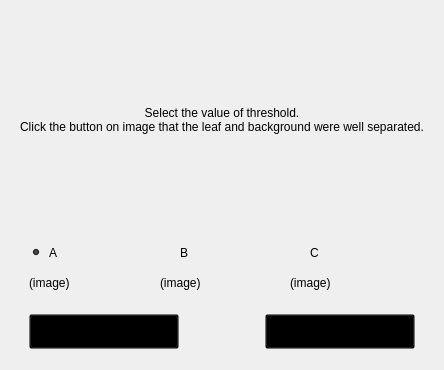
     <widget class="QWidget" name="page_3">
      <property name="font">
       <font>
        <pointsize>16</pointsize>
        <kerning>false</kerning>
       </font>
      </property>
      <layout class="QVBoxLayout" name="verticalLayout_8">
       <item>
        <widget class="QFrame" name="verticalFrame">
         <property name="font">
          <font>
           <pointsize>9</pointsize>
           <kerning>true</kerning>
          </font>
         </property>
         <property name="contextMenuPolicy">
          <enum>Qt::ContextMenuPolicy::CustomContextMenu</enum>
         </property>
         <property name="styleSheet">
          <string notr="true">background: transparent;</string>
         </property>
         <layout class="QGridLayout" name="gridLayout_3">
          <item row="0" column="0">
           <widget class="QLabel" name="info_label_3">
            <property name="minimumSize">
             <size>
              <width>0</width>
              <height>200</height>
             </size>
            </property>
            <property name="maximumSize">
             <size>
              <width>16777215</width>
              <height>200</height>
             </size>
            </property>
            <property name="contextMenuPolicy">
             <enum>Qt::ContextMenuPolicy::NoContextMenu</enum>
            </property>
            <property name="text">
             <string>
Select the value of threshold.
Click the button on image that the leaf and background were well separated.
</string>
            </property>
            <property name="alignment">
             <set>Qt::AlignmentFlag::AlignCenter</set>
            </property>
           </widget>
          </item>
          <item row="2" column="0">
           <widget class="QFrame" name="horizontalFrame_5">
            <property name="minimumSize">
             <size>
              <width>0</width>
              <height>45</height>
             </size>
            </property>
            <property name="maximumSize">
             <size>
              <width>16777215</width>
              <height>45</height>
             </size>
            </property>
            <layout class="QHBoxLayout" name="horizontalLayout_12">
             <item alignment="Qt::AlignmentFlag::AlignLeft">
              <widget class="QPushButton" name="Back_button_3">
               <property name="minimumSize">
                <size>
                 <width>150</width>
                 <height>35</height>
                </size>
               </property>
               <property name="maximumSize">
                <size>
                 <width>150</width>
                 <height>35</height>
                </size>
               </property>
               <property name="text">
                <string>Back</string>
               </property>
              </widget>
             </item>
             <item>
              <widget class="QPushButton" name="Next_button_3">
               <property name="minimumSize">
                <size>
                 <width>150</width>
                 <height>35</height>
                </size>
               </property>
               <property name="maximumSize">
                <size>
                 <width>150</width>
                 <height>35</height>
                </size>
               </property>
               <property name="text">
                <string>Next</string>
               </property>
              </widget>
             </item>
            </layout>
           </widget>
          </item>
          <item row="1" column="0">
           <widget class="QFrame" name="gridFrame">
            <layout class="QGridLayout" name="gridLayout_2">
             <item row="1" column="0">
              <widget class="QLabel" name="A_image_output_3">
               <property name="sizePolicy">
                <sizepolicy hsizetype="Preferred" vsizetype="Preferred">
                 <horstretch>0</horstretch>
                 <verstretch>0</verstretch>
                </sizepolicy>
               </property>
               <property name="text">
                <string>(image)</string>
               </property>
              </widget>
             </item>
             <item row="0" column="1">
              <widget class="QRadioButton" name="B_button_3">
               <property name="minimumSize">
                <size>
                 <width>0</width>
                 <height>35</height>
                </size>
               </property>
               <property name="maximumSize">
                <size>
                 <width>16777215</width>
                 <height>35</height>
                </size>
               </property>
               <property name="text">
                <string>B</string>
               </property>
              </widget>
             </item>
             <item row="1" column="2">
              <widget class="QLabel" name="C_image_output_3">
               <property name="sizePolicy">
                <sizepolicy hsizetype="Preferred" vsizetype="Preferred">
                 <horstretch>0</horstretch>
                 <verstretch>0</verstretch>
                </sizepolicy>
               </property>
               <property name="text">
                <string>(image)</string>
               </property>
              </widget>
             </item>
             <item row="0" column="0">
              <widget class="QRadioButton" name="A_button_3">
               <property name="minimumSize">
                <size>
                 <width>0</width>
                 <height>35</height>
                </size>
               </property>
               <property name="maximumSize">
                <size>
                 <width>16777215</width>
                 <height>35</height>
                </size>
               </property>
               <property name="text">
                <string>A</string>
               </property>
               <property name="checked">
                <bool>true</bool>
               </property>
              </widget>
             </item>
             <item row="0" column="2">
              <widget class="QRadioButton" name="C_button_3">
               <property name="minimumSize">
                <size>
                 <width>0</width>
                 <height>35</height>
                </size>
               </property>
               <property name="maximumSize">
                <size>
                 <width>16777215</width>
                 <height>35</height>
                </size>
               </property>
               <property name="text">
                <string>C</string>
               </property>
              </widget>
             </item>
             <item row="1" column="1">
              <widget class="QLabel" name="B_image_output_3">
               <property name="sizePolicy">
                <sizepolicy hsizetype="Preferred" vsizetype="Preferred">
                 <horstretch>0</horstretch>
                 <verstretch>0</verstretch>
                </sizepolicy>
               </property>
               <property name="text">
                <string>(image)</string>
               </property>
              </widget>
             </item>
            </layout>
           </widget>
          </item>
         </layout>
        </widget>
       </item>
      </layout>
     </widget>
